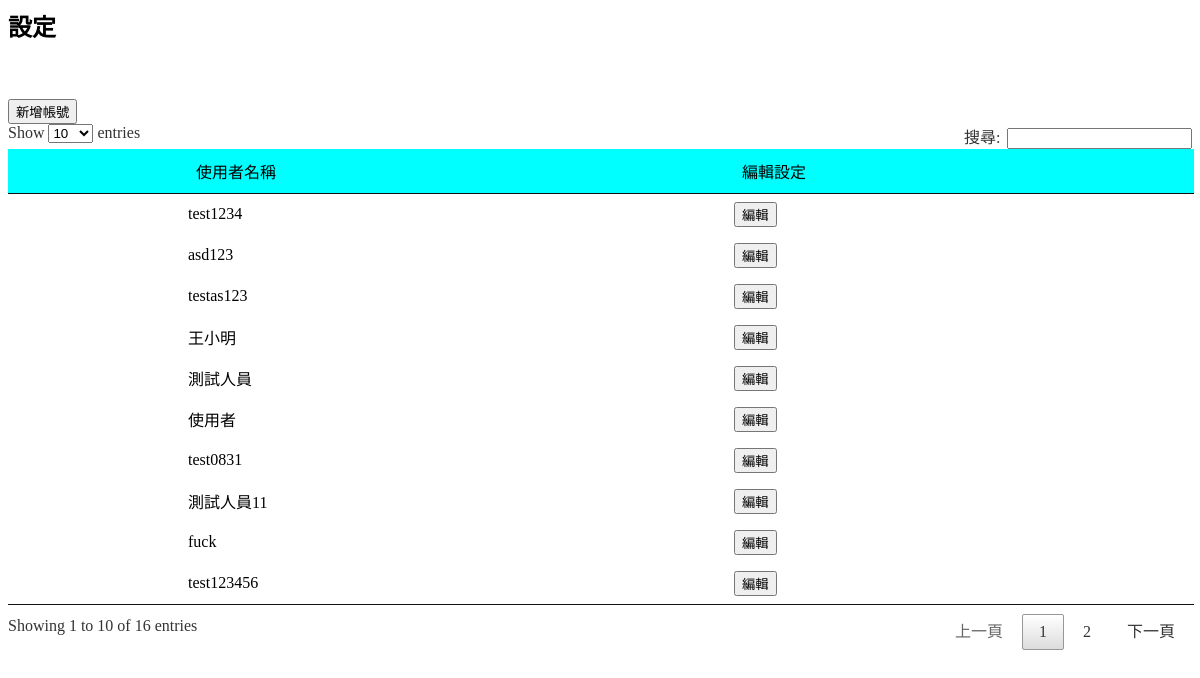
/setting_admin.php (signed in), run on the app's committed database.
### tables this page shows
CREATE TABLE `user` (
  `us_id` int(6) UNSIGNED NOT NULL,
  `us_account` varchar(30) NOT NULL,
  `us_password` varchar(60) NOT NULL,
  `us_name` varchar(30) NOT NULL,
  `us_gender` varchar(11) NOT NULL,
  `us_admin` varchar(11) NOT NULL,
  `us_status` int(11) NOT NULL,
  `us_email` varchar(30) NOT NULL,
  `us_last_login` timestamp NOT NULL DEFAULT '0000-00-00 00:00:00',
  `us_updatedate` timestamp NOT NULL DEFAULT CURRENT_TIMESTAMP ON UPDATE CURRENT_TIMESTAMP
);

### select_setting.php (called while the page is built, shortened)
<?php
    include("mysql.php");
    $us_admin = $_SESSION['us_admin'];
    $sql = "select us_account,us_password,us_name,us_gender,us_email,us_status from user where us_admin not in ('Y') ";
    $sql = $sql . " order by us_id";
    $query = $conn->query($sql);
    $setting = $query->fetchAll(PDO::FETCH_ASSOC);
    return $setting;
?>

### setting_admin.php (the view, shortened to what this page needs)
<html>
  <head>
  </head>
<link href="jquery.dataTables.min.css" rel="stylesheet" />
<?php session_start();
    include("mysql.php");
    $us_admin = $_SESSION['us_admin'];
    if(!empty($us_admin)){
        include("select_setting.php");
    }
 ?>
  <body>
    <form name="showForm" method="post">
        <input type="hidden" name="admin" value="<?=$us_admin?>"/>
        <div id="button"></div>
        <H2>設定</H2>
        <br/><br/>
        <input type="button" name="addplans" value="新增帳號" onClick="add_account()"/>
        <table id="example">
	        <thead>
                <tr>
                    <td bgcolor="#00FFFF"></td>
                    <td bgcolor="#00FFFF">使用者名稱</td>
                    <td bgcolor="#00FFFF">編輯設定</td>
                </tr>
	        </thead>
	        <tbody>
                <?php
                    foreach ($setting as $key => $value) {
                ?>
                <tr>
                    <td class=" details-control"></td>
                    <td class="us_name">
                        <?php echo $value["us_name"]?>
                    </td>
                    <td>
                        <input type="button" value="編輯" onClick="edit(this)"/>
                    </td>
                </tr>
                <?php
                    }
                ?>
	        </tbody>
        </table>
    </form>
  </body>
</html>

### setting_admin.php (style rules this page uses)
td.details-control { background: url('https://datatables.net/examples/resources/details_open.png') no-repeat center center; cursor: pointer; }

### data on the page
user: us_name "test1234"
user: us_name "asd123"
user: us_name "testas123"
user: us_name "王小明"
user: us_name "測試人員"
user: us_name "使用者"
user: us_name "test0831"
user: us_name "測試人員11"
user: us_name "fuck"
user: us_name "test123456"
